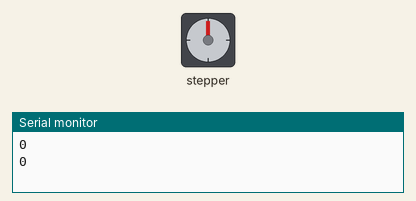
This sketch was run on a simulated Arduino Uno, built with avr-gcc and run on an emulated ATmega328P. Shown: stepper motor, the last lines printed to the serial monitor. Stepper angles assume 200 steps per turn.

Above: at 0.05 s.
At 0.85 s:
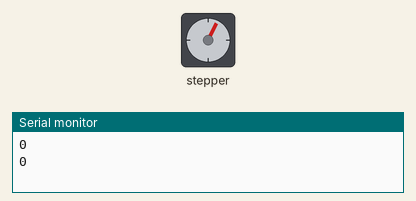
At 1.6 s:
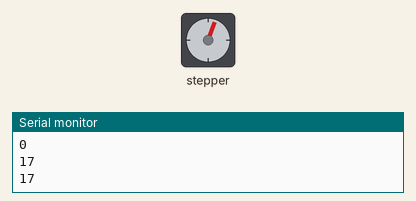
Timing chart, 0 to 4.8 s (numbered marks = the images above):
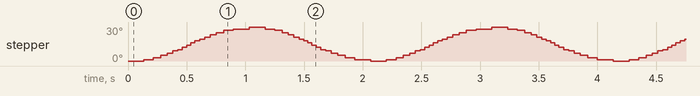

Measured:
- by itself, stepper: turns 30° clockwise in 0.90 s, then 30° counter-clockwise in 0.90 s, repeating every 2.1 s

The sketch:

StepperMotorArduino2.ino
```cpp
// Include the AccelStepper Library
#include <AccelStepper.h>

// Define pin connections
const int dirPin = 2;
const int stepPin = 3;

// Define motor interface type
#define motorInterfaceType 1

// Creates an instance
AccelStepper myStepper(motorInterfaceType, stepPin, dirPin);

void setup() {
  // set the maximum speed, acceleration factor,
	// initial speed and the target position
  //myStepper.setCurrentPosition(0);
  myStepper.setMaxSpeed(100);
	myStepper.setAcceleration(50);
	myStepper.setSpeed(0);
	//myStepper.moveTo(500);
  Serial.begin(9600);
}

void loop() {
  // Change direction once the motor reaches target position
	/*
  while (myStepper.distanceToGo() != 0){
    myStepper.move(10);
    delay(2000);
  }

  if (myStepper.distanceToGo() == 0){
    myStepper.stop();
  }
  */
	// Move the motor one step
	//myStepper.run();
  Serial.println(myStepper.currentPosition());
  zero();
  Serial.println(myStepper.currentPosition());
  thirty();
  Serial.println(myStepper.currentPosition());

}

void zero() {
  myStepper.runToNewPosition(0);
}

void thirty() {
  //200 steps in a 360-degree rotation -> 1 step = 1.8 degree
  //30 degrees / 1.8 = 17 steps, but unsure due to gear ratio
  myStepper.runToNewPosition(17);
}
```
